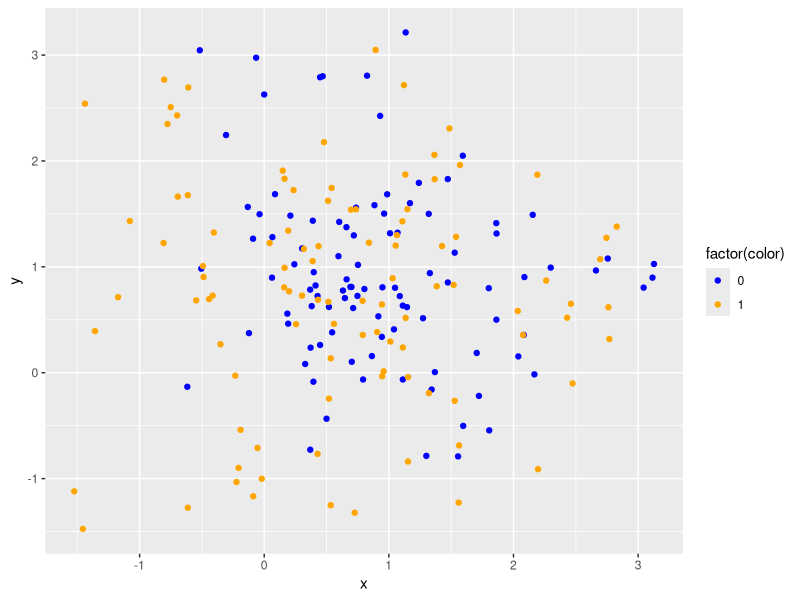
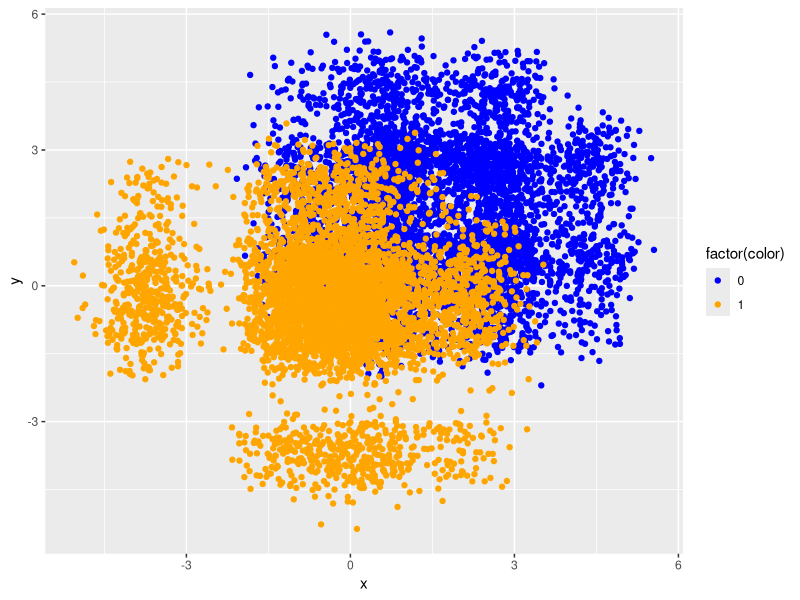

Write R code to recreate these figures, in order.
## ---- chunk 1
library(tidyverse)
library(mvtnorm)
library(caret)
## ---- chunk 2
orange_centers <- tibble(x = rnorm(10, 0, 1), y = rnorm(10, 1, 1))
blue_centers <- tibble(x = rnorm(10, 1, 1), y = rnorm(10, 0, 1))
## ---- chunk 3
orange_matrix <- matrix(, nrow = 100, ncol = 3)
blue_matrix <- matrix(,nrow = 100, ncol = 3)

for (i in 1:100) {
  rand_blue <- sample(1:10)
  rand_orange <- sample(1:10)
  
  blue_center <- c(blue_centers$x[rand_blue], blue_centers$y[rand_blue])
  orange_center <- c(orange_centers$x[rand_orange], orange_centers$y[rand_orange])
  
  blue_point <- rnorm(2, mean = blue_center, sd = sqrt(1/5))
  orange_point <- rnorm(2, mean = orange_center, sd = sqrt(1/5))
  
  blue_matrix[i, ] <- c(blue_point, 0)
  orange_matrix[i, ] <- c(orange_point, 1)
}

colnames(blue_matrix) <- c("x", "y", "color")
colnames(orange_matrix) <- c("x", "y", "color")

blue <- as_tibble(blue_matrix)
orange <- as_tibble(orange_matrix)

training <- rbind(blue, orange)
## ---- chunk 4
ggplot(data = training) +
  geom_point(mapping = aes(x = x, y = y, color = factor(color))) +
  scale_color_manual(values = c("0" = "blue", "1" = "orange"))
## ---- chunk 5
test_orange_centers <- tibble(x = rnorm(10, 0.1, 1.5), y = rnorm(10, 1.1, 1.5))
test_blue_centers <- tibble(x = rnorm(10, 1.1, 1.5), y = rnorm(10, 0.1, 1.5))
## ---- chunk 6
test_orange_matrix <- matrix(, nrow = 5000, ncol = 3)
test_blue_matrix <- matrix(,nrow = 5000, ncol = 3)

for (i in 1:5000) {
  rand_blue <- sample(1:10)
  rand_orange <- sample(1:10)
  
  blue_center <- c(test_blue_centers$x[rand_blue], test_blue_centers$y[rand_blue])
  orange_center <- c(test_orange_centers$x[rand_orange], test_orange_centers$y[rand_orange])
  
  blue_point <- rnorm(2, mean = blue_center, sd = sqrt(1/5))
  orange_point <- rnorm(2, mean = orange_center, sd = sqrt(1/5))
  
  test_blue_matrix[i, ] <- c(blue_point, 0)
  test_orange_matrix[i, ] <- c(orange_point, 1)
}

colnames(test_blue_matrix) <- c("x", "y", "color")
colnames(test_orange_matrix) <- c("x", "y", "color")

blue <- as_tibble(test_blue_matrix)
orange <- as_tibble(test_orange_matrix)

testing <- rbind(blue, orange)
## ---- chunk 7
ggplot(data = testing) +
  geom_point(mapping = aes(x = x, y = y, color = factor(color))) +
  scale_color_manual(values = c("0" = "blue", "1" = "orange"))
## ---- chunk 8
list_ks = c(1, 2, 3, 5, 10, 20, 50, 100, 150)
training_frame = as.data.frame(training)
testing_frame = as.data.frame(testing)

errors = tibble(k = list_ks, train_error = 0, test_error = 0)

for (k in list_ks) {
  knn_model <- train(
    as.factor(color) ~ x + y,
    data = training_frame,
    method = "knn",
    tuneGrid = expand.grid(k = k)
  )
  
  
}
